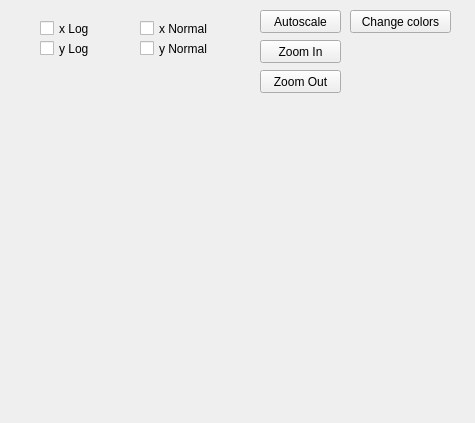
<?xml version="1.0" encoding="UTF-8"?>
<ui version="4.0">
 <class>QwtPlot2DWidgetClass</class>
 <widget class="QWidget" name="QwtPlot2DWidgetClass">
  <property name="geometry">
   <rect>
    <x>0</x>
    <y>0</y>
    <width>475</width>
    <height>423</height>
   </rect>
  </property>
  <property name="windowTitle">
   <string>Plot2D</string>
  </property>
  <widget class="QPushButton" name="pushButton_autoscale">
   <property name="geometry">
    <rect>
     <x>260</x>
     <y>10</y>
     <width>81</width>
     <height>23</height>
    </rect>
   </property>
   <property name="toolTip">
    <string>Autoscale x and y axis</string>
   </property>
   <property name="text">
    <string>Autoscale</string>
   </property>
  </widget>
  <widget class="QWidget" name="horizontalLayoutWidget">
   <property name="geometry">
    <rect>
     <x>30</x>
     <y>110</y>
     <width>431</width>
     <height>291</height>
    </rect>
   </property>
   <layout class="QHBoxLayout" name="horizontalLayout"/>
  </widget>
  <widget class="QPushButton" name="pushButton_zoomin">
   <property name="geometry">
    <rect>
     <x>260</x>
     <y>40</y>
     <width>81</width>
     <height>23</height>
    </rect>
   </property>
   <property name="toolTip">
    <string>Zoom in</string>
   </property>
   <property name="text">
    <string>Zoom In</string>
   </property>
   <property name="icon">
    <iconset resource="images.qrc">
     <normaloff>:/Resources/images/icon_zoomin.png</normaloff>:/Resources/images/icon_zoomin.png</iconset>
   </property>
  </widget>
  <widget class="QPushButton" name="pushButton_zoomout">
   <property name="geometry">
    <rect>
     <x>260</x>
     <y>70</y>
     <width>81</width>
     <height>23</height>
    </rect>
   </property>
   <property name="toolTip">
    <string>Zoom out</string>
   </property>
   <property name="text">
    <string>Zoom Out</string>
   </property>
   <property name="icon">
    <iconset resource="images.qrc">
     <normaloff>:/Resources/images/icon_zoomout.png</normaloff>:/Resources/images/icon_zoomout.png</iconset>
   </property>
  </widget>
  <widget class="QCheckBox" name="checkBox_xLog">
   <property name="geometry">
    <rect>
     <x>40</x>
     <y>20</y>
     <width>70</width>
     <height>17</height>
    </rect>
   </property>
   <property name="toolTip">
    <string>logarithmic scale x axis</string>
   </property>
   <property name="text">
    <string>x Log</string>
   </property>
  </widget>
  <widget class="QCheckBox" name="checkBox_yLog">
   <property name="geometry">
    <rect>
     <x>40</x>
     <y>40</y>
     <width>70</width>
     <height>17</height>
    </rect>
   </property>
   <property name="toolTip">
    <string>logarithmic scale y axis</string>
   </property>
   <property name="text">
    <string>y Log</string>
   </property>
  </widget>
  <widget class="QCheckBox" name="checkBox_xNormal">
   <property name="geometry">
    <rect>
     <x>140</x>
     <y>20</y>
     <width>70</width>
     <height>17</height>
    </rect>
   </property>
   <property name="toolTip">
    <string>normalized profiles x axis</string>
   </property>
   <property name="text">
    <string>x Normal</string>
   </property>
  </widget>
  <widget class="QCheckBox" name="checkBox_yNormal">
   <property name="geometry">
    <rect>
     <x>140</x>
     <y>40</y>
     <width>70</width>
     <height>17</height>
    </rect>
   </property>
   <property name="toolTip">
    <string>normalized profiles y axis</string>
   </property>
   <property name="text">
    <string>y Normal</string>
   </property>
  </widget>
  <widget class="QPushButton" name="pushButton_autoscale_2">
   <property name="geometry">
    <rect>
     <x>350</x>
     <y>10</y>
     <width>101</width>
     <height>23</height>
    </rect>
   </property>
   <property name="toolTip">
    <string>&lt;!DOCTYPE HTML PUBLIC &quot;-//W3C//DTD HTML 4.0//EN&quot; &quot;http://www.w3.org/TR/REC-html40/strict.dtd&quot;&gt;
&lt;html&gt;&lt;head&gt;&lt;meta name=&quot;qrichtext&quot; content=&quot;1&quot; /&gt;&lt;style type=&quot;text/css&quot;&gt;
p, li { white-space: pre-wrap; }
&lt;/style&gt;&lt;/head&gt;&lt;body style=&quot; font-family:'MS Shell Dlg 2'; font-size:8.25pt; font-weight:400; font-style:normal;&quot;&gt;
&lt;p style=&quot; margin-top:0px; margin-bottom:0px; margin-left:0px; margin-right:0px; -qt-block-indent:0; text-indent:0px;&quot;&gt;&lt;span style=&quot; font-size:8pt;&quot;&gt;Change plot colors&lt;/span&gt;&lt;/p&gt;&lt;/body&gt;&lt;/html&gt;</string>
   </property>
   <property name="text">
    <string>Change colors</string>
   </property>
   <property name="icon">
    <iconset resource="images.qrc">
     <normaloff>:/Resources/images/icon_colors.png</normaloff>:/Resources/images/icon_colors.png</iconset>
   </property>
  </widget>
 </widget>
 <layoutdefault spacing="6" margin="11"/>
 <resources>
  <include location="images.qrc"/>
 </resources>
 <connections>
  <connection>
   <sender>pushButton_autoscale</sender>
   <signal>clicked()</signal>
   <receiver>QwtPlot2DWidgetClass</receiver>
   <slot>setAutoscale()</slot>
   <hints>
    <hint type="sourcelabel">
     <x>288</x>
     <y>17</y>
    </hint>
    <hint type="destinationlabel">
     <x>328</x>
     <y>21</y>
    </hint>
   </hints>
  </connection>
  <connection>
   <sender>pushButton_zoomin</sender>
   <signal>clicked()</signal>
   <receiver>QwtPlot2DWidgetClass</receiver>
   <slot>setZoomIn()</slot>
   <hints>
    <hint type="sourcelabel">
     <x>288</x>
     <y>54</y>
    </hint>
    <hint type="destinationlabel">
     <x>308</x>
     <y>54</y>
    </hint>
   </hints>
  </connection>
  <connection>
   <sender>pushButton_zoomout</sender>
   <signal>clicked()</signal>
   <receiver>QwtPlot2DWidgetClass</receiver>
   <slot>setZoomOut()</slot>
   <hints>
    <hint type="sourcelabel">
     <x>290</x>
     <y>83</y>
    </hint>
    <hint type="destinationlabel">
     <x>326</x>
     <y>103</y>
    </hint>
   </hints>
  </connection>
  <connection>
   <sender>checkBox_xLog</sender>
   <signal>clicked()</signal>
   <receiver>QwtPlot2DWidgetClass</receiver>
   <slot>setLogX()</slot>
   <hints>
    <hint type="sourcelabel">
     <x>58</x>
     <y>29</y>
    </hint>
    <hint type="destinationlabel">
     <x>33</x>
     <y>89</y>
    </hint>
   </hints>
  </connection>
  <connection>
   <sender>checkBox_yLog</sender>
   <signal>clicked()</signal>
   <receiver>QwtPlot2DWidgetClass</receiver>
   <slot>setLogY()</slot>
   <hints>
    <hint type="sourcelabel">
     <x>79</x>
     <y>50</y>
    </hint>
    <hint type="destinationlabel">
     <x>114</x>
     <y>101</y>
    </hint>
   </hints>
  </connection>
  <connection>
   <sender>checkBox_xNormal</sender>
   <signal>clicked()</signal>
   <receiver>QwtPlot2DWidgetClass</receiver>
   <slot>setNormalX()</slot>
   <hints>
    <hint type="sourcelabel">
     <x>172</x>
     <y>29</y>
    </hint>
    <hint type="destinationlabel">
     <x>231</x>
     <y>86</y>
    </hint>
   </hints>
  </connection>
  <connection>
   <sender>checkBox_yNormal</sender>
   <signal>clicked()</signal>
   <receiver>QwtPlot2DWidgetClass</receiver>
   <slot>setNormalY()</slot>
   <hints>
    <hint type="sourcelabel">
     <x>157</x>
     <y>49</y>
    </hint>
    <hint type="destinationlabel">
     <x>120</x>
     <y>65</y>
    </hint>
   </hints>
  </connection>
  <connection>
   <sender>pushButton_autoscale_2</sender>
   <signal>clicked()</signal>
   <receiver>QwtPlot2DWidgetClass</receiver>
   <slot>setColors()</slot>
   <hints>
    <hint type="sourcelabel">
     <x>424</x>
     <y>21</y>
    </hint>
    <hint type="destinationlabel">
     <x>388</x>
     <y>59</y>
    </hint>
   </hints>
  </connection>
 </connections>
 <slots>
  <slot>setAutoscale()</slot>
  <slot>setZoomIn()</slot>
  <slot>setZoomOut()</slot>
  <slot>setLogX()</slot>
  <slot>setLogY()</slot>
  <slot>setNormalX()</slot>
  <slot>setNormalY()</slot>
  <slot>setColors()</slot>
 </slots>
</ui>
